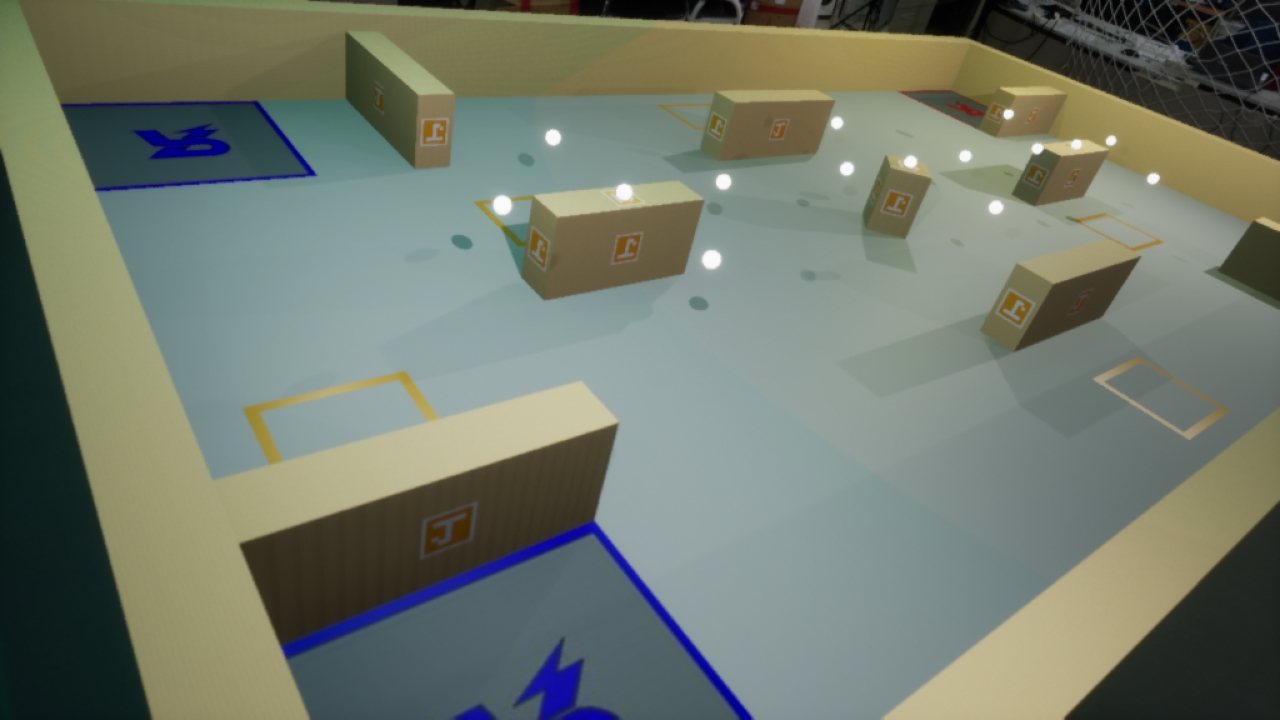
#> input picture asserts/simple_indoor1_5watcher40005.jpg, 1280 x 720 px, found by its file name
$ python main.py   (older library calls are emulated)
#> lines starting #> are read from the running program, lines starting #| are printed output that depends on the picture; after the words box and inside, x2 and y2 are one past the last pixel; in counts of white or black regions, pixels touching at a corner belong together
'''
Author:
Date: 2020-08-01 08:52:22
LastEditTime: 2020-08-23 19:57:38
LastEditors: Please set LastEditors
Description: 测试哨岗相机标定
FilePath: .\src\main.py
'''


import argparse

from cores import *

parser = argparse.ArgumentParser(description="your script description")
parser.add_argument('--mode', '-m', default='cameraLocation', help='select mode: cameraCalibrate 标记相机内参; cameraLocation  标记相机外参')


def onmouse(event, x, y, flags, param):   #标准鼠标交互函数
    if event==cv2.EVENT_LBUTTONDOWN:      #当鼠标移动时
        param[:] = [x, y]
        # print(x,y)          #显示鼠标所在像素的数值，注意像素表示方法和坐标位置的不同


if __name__ == "__main__":
    args = parser.parse_args()

    if args.mode == 'cameraCalibrate':
        print('开始相机标定：')
        imagepaths = './asserts/chessboard/4/*0.jpg'
        ret, mtx, dist, rvecs, tvecs = getCameraCalibrationCoefficients(imagepaths, 9, 6)

        print(mtx, dist)
        # save Coefficients
        saveCameraMtx(mtx, dist)

        # read Coefficients
        mtx, dist = readCameraMtx()

        # Read distorted chessboard image
        test_distort_image = cv2.imread('./assrets/chessboard/4/simple_indoor1_5watcher40000.jpg')
        test_distort_image = cv2.resize(test_distort_image,(960,540))

        # Do undistortion
        test_undistort_image = undistortImage(test_distort_image, mtx, dist)

        cv2.imshow('original', test_distort_image)
        cv2.imshow('undistorted', test_undistort_image)
        cv2.waitKey(0)

    elif args.mode == 'cameraLocation':
        print('开始标定相机外参：')

        # 读取图片、预处理
        image = cv2.imread('./asserts/simple_indoor1_5watcher40005.jpg')
#> image is the input picture: shape (720, 1280, 3); mean B, G, R 108.3, 121.3, 113.7
        image = cv2.resize(image, (960,540))
#> image: shape (540, 960, 3)
        img = cv2.cvtColor(image, cv2.COLOR_BGR2GRAY)
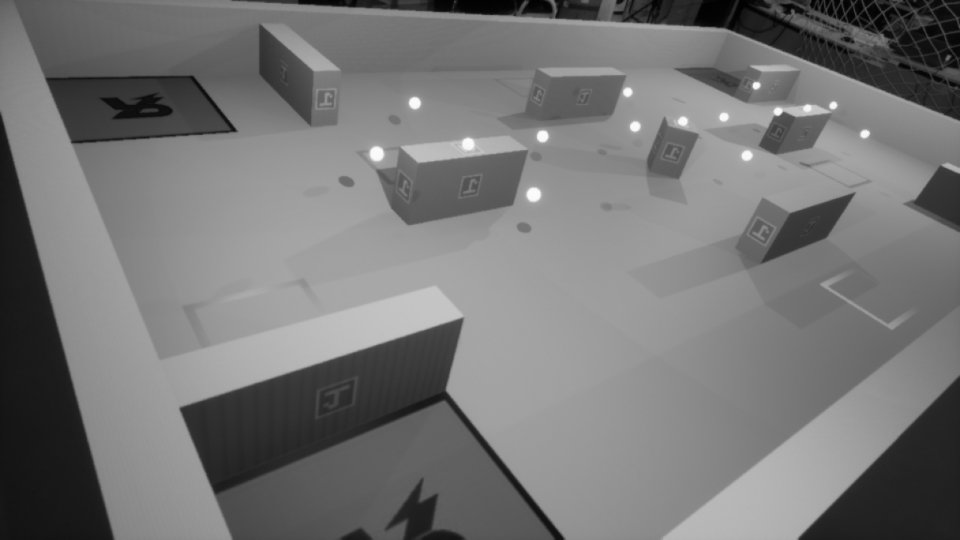
#> img: shape (540, 960); min 1, max 251, mean 117.5
        _, img = cv2.threshold(img, 200, 255, cv2.THRESH_BINARY)
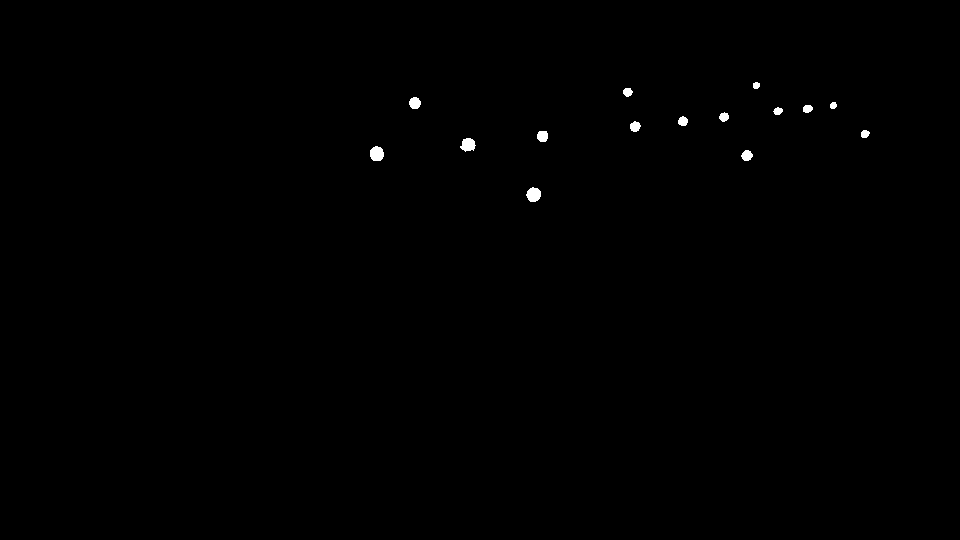
#> img: shape (540, 960); 0.27% white; 15 white regions

        # 提取联通域，获得标记的亮点坐标
        _, contours, hierarchy = cv2.findContours(img, cv2.RETR_EXTERNAL, cv2.CHAIN_APPROX_NONE)
#> contours = 15 contours; largest, box (x1, y1, x2, y2) and area: (370, 146, 384, 161) 150, (526, 187, 541, 202) 148, (460, 138, 476, 152) 135, (409, 97, 421, 109) 96, (537, 131, 548, 142) 88
        cv2.drawContours(img, contours, -1, (0,0,255), 3)
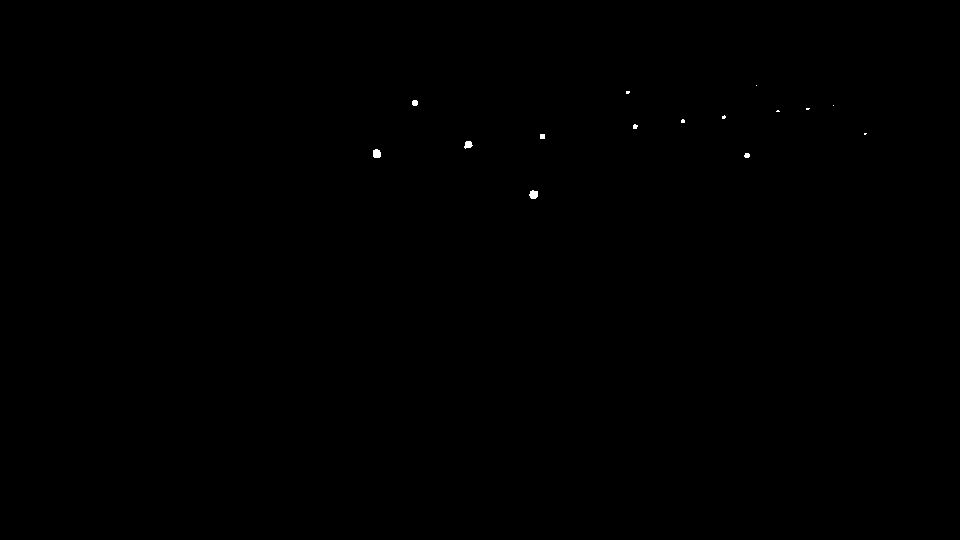
#> img: shape (540, 960); 0.06% white; 15 white regions (8 under 20 px), largest, box (x1, y1, x2, y2) and area: (529, 190, 538, 199) 64, (373, 149, 381, 158) 63, (464, 141, 473, 149) 50
        imagepoints = []
        for i in range(len(contours)):
            p = contours[i]
            if len(p) < 10:
                continue
            x = np.mean(p[:,0,0:1])
            y = np.mean(p[:,0,1:2])
            imagepoints.append([x, y])
            image = cv2.circle(image, (int(x),int(y)), 3, (0, 0, 255), -1)
#> this loop made 15 passes
#> (x, y) on passes 1 to 12: (533.3, 194.3), (746.6, 155.2), (376.4, 153.4), (467.6, 144.5), (542.3, 135.7), (864.6, 133.5), (634.7, 126.2), (682.5, 120.9), (723.7, 116.4), (777.6, 110.6), (807.1, 108.4), (832.9, 105)
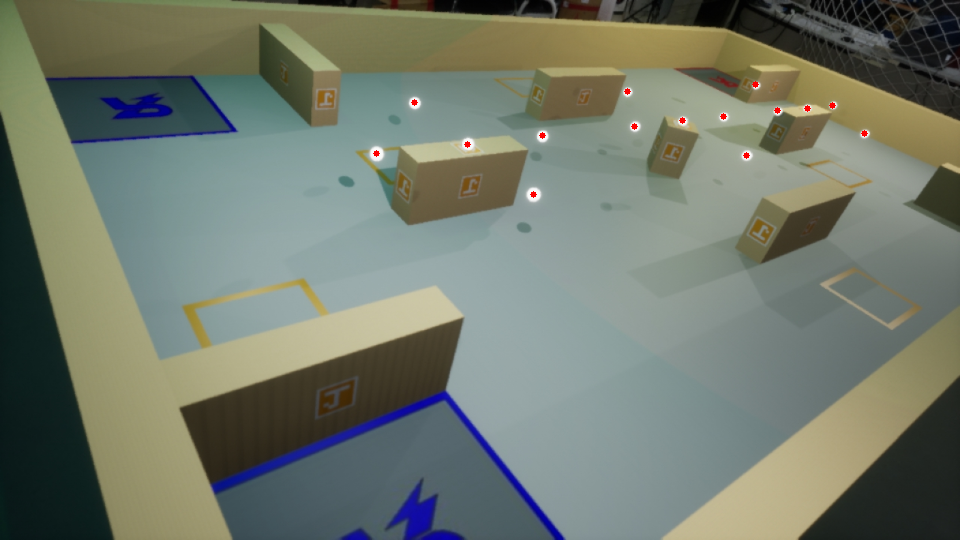
#> image: shape (540, 960, 3); mean B, G, R 108.1, 121.1, 113.6
#> after the loop, imagepoints = [[533.3, 194.3], [746.6, 155.2], [376.4, 153.4], [467.6, 144.5], [542.3, 135.7], [864.6, 133.5], [634.7, 126.2], [682.5, 120.9], [723.7, 116.4], [777.6, 110.6], [807.1, 108.4], [832.9, 105], [414.5, 102.6], [627.4, 91.62], [755.8, 84.95]]

        # [7 lines of commented-out code are left out]
        mouse_position = [0,0]
        last_position = [0,0]
        temp = []
        cv2.namedWindow("image")
        cv2.setMouseCallback("image", onmouse, mouse_position)
        cv2.imshow('image', image)
        cv2.imshow("img",img)
        i = 0
        while imagepoints:
            if last_position[0] != mouse_position[0] and last_position[1] != mouse_position[1]:
                print(mouse_position)
                d = np.abs(np.array(mouse_position) - np.array(imagepoints))
                d = np.sum(d, axis=-1)
                index = np.argmin(d)

                i += 1
                x,y = imagepoints[index]
                image=cv2.putText(image,str(i),(int(x),int(y)),cv2.FONT_HERSHEY_SIMPLEX,0.5,(0,200,0),2)

                temp.append(imagepoints.pop(index))
                cv2.imshow('image', image)

            last_position[:] = mouse_position[:]
            if cv2.waitKey(20) == ord('q'):break   #按下'q'键，退出
#> (key q is pressed here)

        imagepoints = np.array(temp)

        # 读取世界坐标点
        realpoints = []
#> (the run stopped early here; a loop or call above may not have finished)
